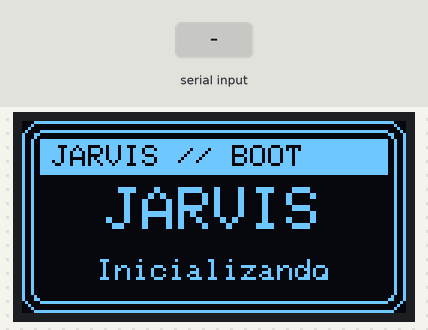
Recording of a sketch running on a simulated Arduino Uno, built with avr-gcc and run on an emulated ATmega328P. Parts: 128×64 one-colour display. Inputs (shaded band) come from the test bench.

Above: at 1.2 s.
1.3 s: "SCREEN:\n" received over Serial
At 1.9 s:
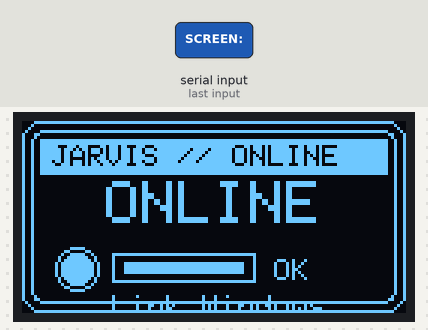
2.8 s: "LINE1:\n" received over Serial
At 4.0 s:
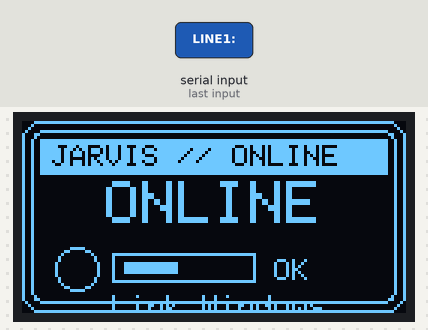
4.3 s: "LINE2:\n" received over Serial
At 5.4 s:
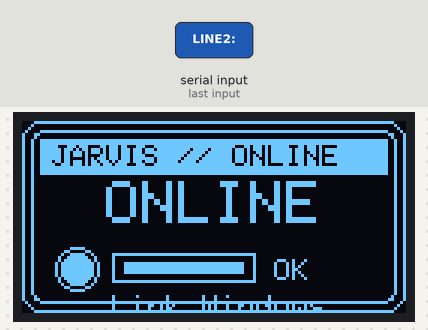
Timing chart, 0 to 7.3 s (numbered marks = the images above; inputs shaded):
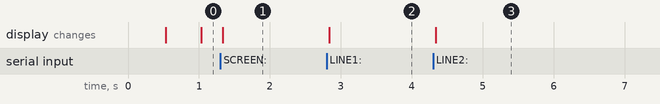

The sketch:

jarvis_display.ino
```cpp
#include <Wire.h>
#include <Adafruit_GFX.h>
#include <Adafruit_SSD1306.h>

#define SCREEN_WIDTH 128
#define SCREEN_HEIGHT 64
#define OLED_RESET -1
#define SCREEN_ADDRESS 0x3C

Adafruit_SSD1306 display(SCREEN_WIDTH, SCREEN_HEIGHT, &Wire, OLED_RESET);

String currentScreen = "boot";
String line1 = "JARVIS";
String line2 = "Inicializando";
String line3 = "";
String alertText = "";
unsigned long alertUntil = 0;
unsigned long lastAnim = 0;
unsigned long bootStart = 0;
unsigned long lastClockTick = 0;
int pulseFrame = 0;
int bootDots = 0;
bool dirty = true;

void centerText(const String &text, int y, int size) {
  int16_t x1, y1;
  uint16_t w, h;
  display.setTextSize(size);
  display.getTextBounds(text, 0, y, &x1, &y1, &w, &h);
  int x = (SCREEN_WIDTH - w) / 2;
  if (x < 0) x = 0;
  display.setCursor(x, y);
  display.print(text);
}

void drawFrame() {
  display.drawRoundRect(0, 0, SCREEN_WIDTH, SCREEN_HEIGHT, 6, SSD1306_WHITE);
  display.drawRoundRect(3, 3, SCREEN_WIDTH - 6, SCREEN_HEIGHT - 6, 4, SSD1306_WHITE);
}

void drawHeader(const String &title) {
  display.fillRect(6, 6, SCREEN_WIDTH - 12, 12, SSD1306_WHITE);
  display.setTextColor(SSD1306_BLACK);
  display.setTextSize(1);
  display.setCursor(10, 8);
  display.print(title);
  display.setTextColor(SSD1306_WHITE);
}

void renderBoot() {
  display.clearDisplay();
  drawFrame();
  drawHeader("JARVIS // BOOT");
  centerText("JARVIS", 22, 2);
  display.setTextSize(1);
  centerText("Inicializando", 46, 1);
  display.setCursor(92, 46);
  for (int i = 0; i < bootDots; i++) display.print('.');
  display.display();
}

void renderOnline() {
  display.clearDisplay();
  drawFrame();
  drawHeader("JARVIS // ONLINE");
  centerText("ONLINE", 20, 2);

  // Indicador grande e inequívoco
  display.drawCircle(18, 49, 7, SSD1306_WHITE);
  if (pulseFrame % 2 == 0) {
    display.fillCircle(18, 49, 5, SSD1306_WHITE);
  }

  // Barra de pulso visível
  int barWidth = (pulseFrame % 2 == 0) ? 40 : 18;
  display.drawRect(30, 44, 48, 10, SSD1306_WHITE);
  display.fillRect(34, 47, barWidth, 4, SSD1306_WHITE);

  display.setTextSize(1);
  display.setCursor(84, 46);
  display.print("OK");
  display.setCursor(30, 58);
  display.print("Link Windows");
  display.display();
}

void renderMessage() {
  display.clearDisplay();
  drawFrame();
  drawHeader("JARVIS // MSG");
  display.setTextSize(2);
  display.setCursor(10, 22);
  display.print(line1);
  display.setTextSize(1);
  display.setCursor(10, 46);
  display.print(line2);
  if (line3.length() > 0) {
    display.setCursor(10, 56);
    display.print(line3);
  }
  display.display();
}

void renderClock() {
  display.clearDisplay();
  drawFrame();
  drawHeader("JARVIS // TIME");
  centerText(line1, 22, 2);
  centerText(line2, 46, 1);
  display.display();
}

void renderAlert() {
  display.clearDisplay();
  drawFrame();
  drawHeader("JARVIS // ALERTA");
  centerText("ALERTA", 20, 2);
  display.setTextSize(1);
  display.setCursor(10, 46);
  display.print(alertText);
  display.display();
}

void renderIdle() {
  display.clearDisplay();
  drawFrame();
  drawHeader("JARVIS // IDLE");
  centerText("Andre", 22, 2);
  display.setTextSize(1);
  centerText("Sistema operacional", 46, 1);
  display.display();
}

void renderCurrent() {
  if (millis() < alertUntil && alertText.length() > 0) {
    renderAlert();
    dirty = false;
    return;
  }

  if (currentScreen == "boot") renderBoot();
  else if (currentScreen == "online") renderOnline();
  else if (currentScreen == "msg") renderMessage();
  else if (currentScreen == "clock") renderClock();
  else if (currentScreen == "idle") renderIdle();
  else renderOnline();

  dirty = false;
}

void handleCommand(String cmd) {
  cmd.trim();
  if (cmd.length() == 0) return;

  if (cmd.startsWith("SCREEN:")) {
    currentScreen = cmd.substring(7);
    dirty = true;
  } else if (cmd.startsWith("LINE1:")) {
    line1 = cmd.substring(6);
    dirty = true;
  } else if (cmd.startsWith("LINE2:")) {
    line2 = cmd.substring(6);
    dirty = true;
  } else if (cmd.startsWith("LINE3:")) {
    line3 = cmd.substring(6);
    dirty = true;
  } else if (cmd.startsWith("MSG:")) {
    currentScreen = "msg";
    String payload = cmd.substring(4);
    int sep = payload.indexOf('|');
    if (sep >= 0) {
      line1 = payload.substring(0, sep);
      line2 = payload.substring(sep + 1);
    } else {
      line1 = payload;
      line2 = "";
    }
    dirty = true;
  } else if (cmd.startsWith("TIME:")) {
    currentScreen = "clock";
    line1 = cmd.substring(5);
    dirty = true;
  } else if (cmd.startsWith("SUB:")) {
    line2 = cmd.substring(4);
    dirty = true;
  } else if (cmd.startsWith("ALERT:")) {
    alertText = cmd.substring(6);
    alertUntil = millis() + 8000;
    dirty = true;
  } else if (cmd == "CLEAR") {
    line1 = "";
    line2 = "";
    line3 = "";
    currentScreen = "idle";
    dirty = true;
  }
}

void setup() {
  Serial.begin(115200);
  Wire.begin();

  if (!display.begin(SSD1306_SWITCHCAPVCC, SCREEN_ADDRESS)) {
    for (;;) {}
  }

  display.clearDisplay();
  display.setTextColor(SSD1306_WHITE);
  bootStart = millis();
  dirty = true;
  renderCurrent();
}

void loop() {
  while (Serial.available()) {
    String cmd = Serial.readStringUntil('\n');
    handleCommand(cmd);
  }

  unsigned long now = millis();

  if (currentScreen == "boot" && now - bootStart > 4000) {
    currentScreen = "online";
    dirty = true;
  }

  if (now - lastAnim >= 500) {
    lastAnim = now;
    pulseFrame++;
    bootDots = (bootDots + 1) % 4;

    if (currentScreen == "boot" || currentScreen == "online") {
      dirty = true;
    }
  }

  if (currentScreen == "clock" && now - lastClockTick >= 1000) {
    lastClockTick = now;
    dirty = true;
  }

  if (alertUntil > 0 && now >= alertUntil && alertText.length() > 0) {
    alertText = "";
    alertUntil = 0;
    dirty = true;
  }

  if (dirty) {
    renderCurrent();
  }
}
```

Measured:
- after the input at 1.3 s, the display: changes at once (image 1)
- after the input at 2.8 s, the display: changes at once (image 2)
- after the input at 4.3 s, the display: changes at once (image 3)
